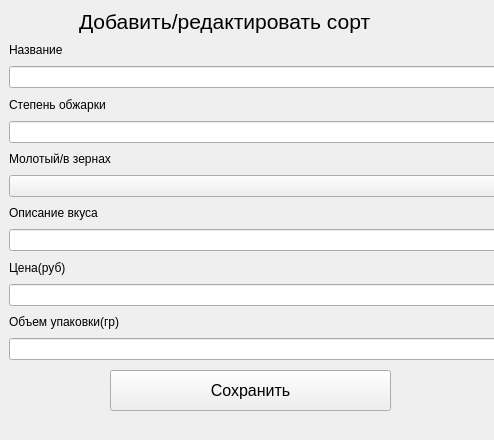
<?xml version="1.0" encoding="UTF-8"?>
<ui version="4.0">
 <class>Form</class>
 <widget class="QWidget" name="Form">
  <property name="geometry">
   <rect>
    <x>0</x>
    <y>0</y>
    <width>494</width>
    <height>440</height>
   </rect>
  </property>
  <property name="windowTitle">
   <string>Добавить сорт</string>
  </property>
  <widget class="QWidget" name="verticalLayoutWidget">
   <property name="geometry">
    <rect>
     <x>9</x>
     <y>9</y>
     <width>521</width>
     <height>351</height>
    </rect>
   </property>
   <layout class="QVBoxLayout" name="verticalLayout">
    <item>
     <widget class="QLabel" name="label">
      <property name="font">
       <font>
        <pointsize>16</pointsize>
       </font>
      </property>
      <property name="layoutDirection">
       <enum>Qt::LeftToRight</enum>
      </property>
      <property name="text">
       <string>Добавить/редактировать сорт</string>
      </property>
      <property name="margin">
       <number>-3</number>
      </property>
      <property name="indent">
       <number>70</number>
      </property>
     </widget>
    </item>
    <item>
     <widget class="QLabel" name="label_2">
      <property name="text">
       <string>Название</string>
      </property>
     </widget>
    </item>
    <item>
     <widget class="QLineEdit" name="lineEdit"/>
    </item>
    <item>
     <widget class="QLabel" name="label_3">
      <property name="text">
       <string>Степень обжарки</string>
      </property>
     </widget>
    </item>
    <item>
     <widget class="QLineEdit" name="lineEdit_2"/>
    </item>
    <item>
     <widget class="QLabel" name="label_4">
      <property name="text">
       <string>Молотый/в зернах</string>
      </property>
     </widget>
    </item>
    <item>
     <widget class="QComboBox" name="comboBox"/>
    </item>
    <item>
     <widget class="QLabel" name="label_5">
      <property name="text">
       <string>Описание вкуса</string>
      </property>
     </widget>
    </item>
    <item>
     <widget class="QLineEdit" name="lineEdit_3"/>
    </item>
    <item>
     <widget class="QLabel" name="label_6">
      <property name="text">
       <string>Цена(руб)</string>
      </property>
     </widget>
    </item>
    <item>
     <widget class="QLineEdit" name="lineEdit_4"/>
    </item>
    <item>
     <widget class="QLabel" name="label_7">
      <property name="text">
       <string>Объем упаковки(гр)</string>
      </property>
     </widget>
    </item>
    <item>
     <widget class="QLineEdit" name="lineEdit_5"/>
    </item>
   </layout>
  </widget>
  <widget class="QPushButton" name="pushButton">
   <property name="geometry">
    <rect>
     <x>110</x>
     <y>370</y>
     <width>281</width>
     <height>41</height>
    </rect>
   </property>
   <property name="font">
    <font>
     <pointsize>12</pointsize>
    </font>
   </property>
   <property name="text">
    <string>Сохранить</string>
   </property>
  </widget>
 </widget>
 <resources/>
 <connections/>
</ui>
